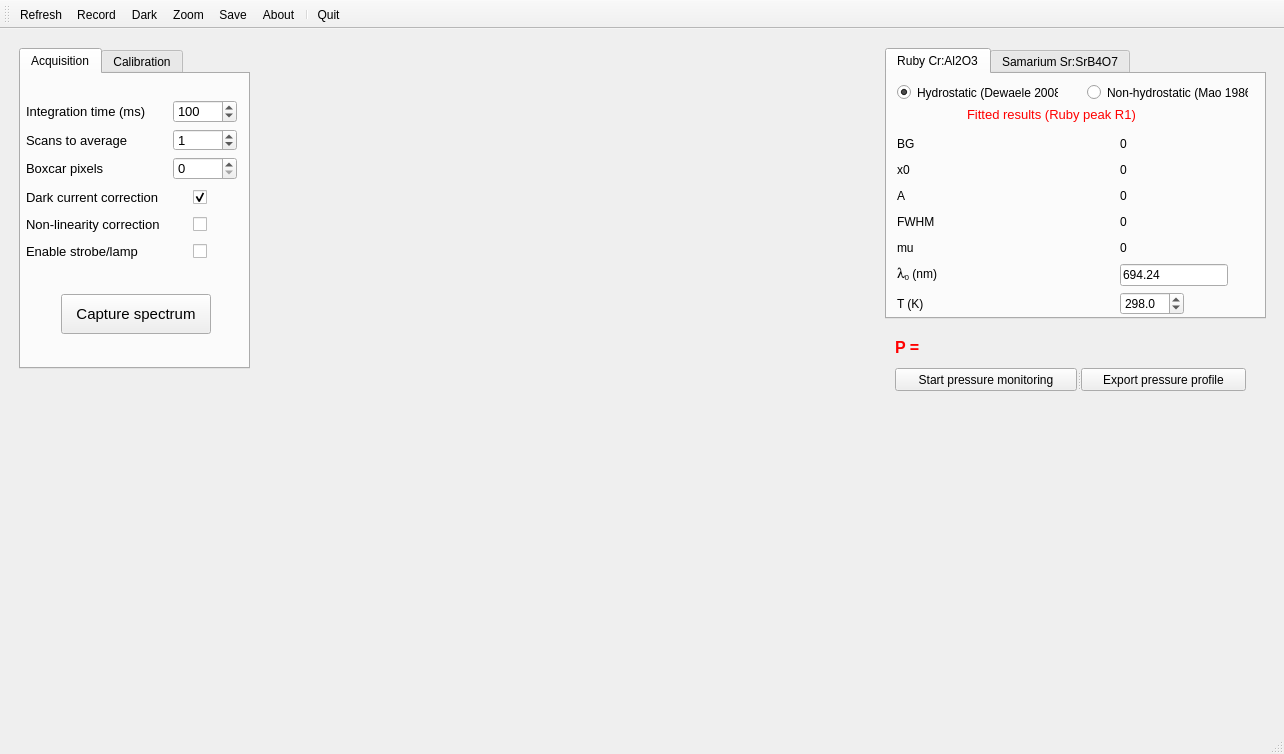
<?xml version="1.0" encoding="UTF-8"?>
<ui version="4.0">
 <class>MainWindow</class>
 <widget class="QMainWindow" name="MainWindow">
  <property name="geometry">
   <rect>
    <x>0</x>
    <y>0</y>
    <width>1284</width>
    <height>754</height>
   </rect>
  </property>
  <property name="windowTitle">
   <string>Ocean Optics Spectrometer - </string>
  </property>
  <property name="windowIcon">
   <iconset>
    <normaloff>icons/OceanDAC.png</normaloff>icons/OceanDAC.png</iconset>
  </property>
  <widget class="QWidget" name="centralwidget">
   <layout class="QGridLayout" name="gridLayout_4">
    <item row="0" column="0">
     <widget class="QWidget" name="widget" native="true">
      <property name="sizePolicy">
       <sizepolicy hsizetype="Fixed" vsizetype="Expanding">
        <horstretch>0</horstretch>
        <verstretch>0</verstretch>
       </sizepolicy>
      </property>
      <property name="minimumSize">
       <size>
        <width>250</width>
        <height>0</height>
       </size>
      </property>
      <widget class="QTabWidget" name="tabWidget">
       <property name="geometry">
        <rect>
         <x>10</x>
         <y>10</y>
         <width>231</width>
         <height>321</height>
        </rect>
       </property>
       <property name="sizePolicy">
        <sizepolicy hsizetype="Fixed" vsizetype="MinimumExpanding">
         <horstretch>0</horstretch>
         <verstretch>0</verstretch>
        </sizepolicy>
       </property>
       <property name="minimumSize">
        <size>
         <width>231</width>
         <height>0</height>
        </size>
       </property>
       <property name="currentIndex">
        <number>0</number>
       </property>
       <widget class="QWidget" name="tab">
        <attribute name="title">
         <string>Acquisition</string>
        </attribute>
        <widget class="QPushButton" name="acquisition_btn">
         <property name="geometry">
          <rect>
           <x>40</x>
           <y>220</y>
           <width>150</width>
           <height>40</height>
          </rect>
         </property>
         <property name="sizePolicy">
          <sizepolicy hsizetype="Fixed" vsizetype="Fixed">
           <horstretch>0</horstretch>
           <verstretch>0</verstretch>
          </sizepolicy>
         </property>
         <property name="minimumSize">
          <size>
           <width>150</width>
           <height>40</height>
          </size>
         </property>
         <property name="font">
          <font>
           <pointsize>11</pointsize>
          </font>
         </property>
         <property name="toolTip">
          <string>Capture single ruby spectrum and calculate the pressure.</string>
         </property>
         <property name="text">
          <string>Capture spectrum</string>
         </property>
        </widget>
        <widget class="QWidget" name="layoutWidget">
         <property name="geometry">
          <rect>
           <x>5</x>
           <y>26</y>
           <width>211</width>
           <height>80</height>
          </rect>
         </property>
         <layout class="QGridLayout" name="gridLayout">
          <item row="0" column="0">
           <widget class="QLabel" name="label_2">
            <property name="font">
             <font>
              <pointsize>10</pointsize>
             </font>
            </property>
            <property name="text">
             <string>Integration time (ms)</string>
            </property>
           </widget>
          </item>
          <item row="0" column="1">
           <widget class="QSpinBox" name="acq_int_time_btn">
            <property name="sizePolicy">
             <sizepolicy hsizetype="Fixed" vsizetype="Fixed">
              <horstretch>0</horstretch>
              <verstretch>0</verstretch>
             </sizepolicy>
            </property>
            <property name="minimumSize">
             <size>
              <width>60</width>
              <height>20</height>
             </size>
            </property>
            <property name="font">
             <font>
              <pointsize>10</pointsize>
             </font>
            </property>
            <property name="layoutDirection">
             <enum>Qt::LeftToRight</enum>
            </property>
            <property name="alignment">
             <set>Qt::AlignLeading|Qt::AlignLeft|Qt::AlignVCenter</set>
            </property>
            <property name="maximum">
             <number>99999</number>
            </property>
            <property name="value">
             <number>100</number>
            </property>
           </widget>
          </item>
          <item row="1" column="0">
           <widget class="QLabel" name="label_3">
            <property name="font">
             <font>
              <pointsize>10</pointsize>
             </font>
            </property>
            <property name="text">
             <string>Scans to average</string>
            </property>
           </widget>
          </item>
          <item row="1" column="1">
           <widget class="QSpinBox" name="acq_avg_scan_btn">
            <property name="sizePolicy">
             <sizepolicy hsizetype="Fixed" vsizetype="Fixed">
              <horstretch>0</horstretch>
              <verstretch>0</verstretch>
             </sizepolicy>
            </property>
            <property name="minimumSize">
             <size>
              <width>60</width>
              <height>20</height>
             </size>
            </property>
            <property name="font">
             <font>
              <pointsize>10</pointsize>
             </font>
            </property>
            <property name="maximum">
             <number>99999</number>
            </property>
            <property name="value">
             <number>1</number>
            </property>
           </widget>
          </item>
          <item row="2" column="0">
           <widget class="QLabel" name="label_4">
            <property name="font">
             <font>
              <pointsize>10</pointsize>
             </font>
            </property>
            <property name="text">
             <string>Boxcar pixels</string>
            </property>
           </widget>
          </item>
          <item row="2" column="1">
           <widget class="QSpinBox" name="acq_boxcar_btn">
            <property name="sizePolicy">
             <sizepolicy hsizetype="Fixed" vsizetype="Fixed">
              <horstretch>0</horstretch>
              <verstretch>0</verstretch>
             </sizepolicy>
            </property>
            <property name="minimumSize">
             <size>
              <width>60</width>
              <height>20</height>
             </size>
            </property>
            <property name="font">
             <font>
              <pointsize>10</pointsize>
             </font>
            </property>
            <property name="maximum">
             <number>99999</number>
            </property>
           </widget>
          </item>
         </layout>
        </widget>
        <widget class="QWidget" name="layoutWidget">
         <property name="geometry">
          <rect>
           <x>5</x>
           <y>110</y>
           <width>181</width>
           <height>81</height>
          </rect>
         </property>
         <layout class="QGridLayout" name="gridLayout_6">
          <item row="0" column="0">
           <widget class="QLabel" name="label_5">
            <property name="font">
             <font>
              <pointsize>10</pointsize>
             </font>
            </property>
            <property name="text">
             <string>Dark current correction</string>
            </property>
           </widget>
          </item>
          <item row="0" column="1">
           <widget class="QCheckBox" name="acq_darkcorr_btn">
            <property name="sizePolicy">
             <sizepolicy hsizetype="Fixed" vsizetype="Fixed">
              <horstretch>0</horstretch>
              <verstretch>0</verstretch>
             </sizepolicy>
            </property>
            <property name="text">
             <string/>
            </property>
            <property name="checked">
             <bool>true</bool>
            </property>
           </widget>
          </item>
          <item row="1" column="0">
           <widget class="QLabel" name="label_6">
            <property name="font">
             <font>
              <pointsize>10</pointsize>
             </font>
            </property>
            <property name="text">
             <string>Non-linearity correction</string>
            </property>
           </widget>
          </item>
          <item row="1" column="1">
           <widget class="QCheckBox" name="acq_nonlinear_btn">
            <property name="sizePolicy">
             <sizepolicy hsizetype="Fixed" vsizetype="Fixed">
              <horstretch>0</horstretch>
              <verstretch>0</verstretch>
             </sizepolicy>
            </property>
            <property name="text">
             <string/>
            </property>
           </widget>
          </item>
          <item row="2" column="0">
           <widget class="QLabel" name="label_7">
            <property name="font">
             <font>
              <pointsize>10</pointsize>
             </font>
            </property>
            <property name="text">
             <string>Enable strobe/lamp</string>
            </property>
           </widget>
          </item>
          <item row="2" column="1">
           <widget class="QCheckBox" name="acq_strobeLamp_btn">
            <property name="sizePolicy">
             <sizepolicy hsizetype="Fixed" vsizetype="Fixed">
              <horstretch>0</horstretch>
              <verstretch>0</verstretch>
             </sizepolicy>
            </property>
            <property name="text">
             <string/>
            </property>
           </widget>
          </item>
         </layout>
        </widget>
       </widget>
       <widget class="QWidget" name="tab_2">
        <attribute name="title">
         <string>Calibration</string>
        </attribute>
        <widget class="QPushButton" name="calib_action_btn">
         <property name="geometry">
          <rect>
           <x>10</x>
           <y>220</y>
           <width>200</width>
           <height>40</height>
          </rect>
         </property>
         <property name="sizePolicy">
          <sizepolicy hsizetype="Fixed" vsizetype="Fixed">
           <horstretch>0</horstretch>
           <verstretch>0</verstretch>
          </sizepolicy>
         </property>
         <property name="minimumSize">
          <size>
           <width>200</width>
           <height>40</height>
          </size>
         </property>
         <property name="font">
          <font>
           <pointsize>12</pointsize>
          </font>
         </property>
         <property name="text">
          <string>Click to calibrate</string>
         </property>
        </widget>
        <widget class="QWidget" name="layoutWidget">
         <property name="geometry">
          <rect>
           <x>2</x>
           <y>22</y>
           <width>221</width>
           <height>158</height>
          </rect>
         </property>
         <layout class="QGridLayout" name="gridLayout_5">
          <property name="verticalSpacing">
           <number>15</number>
          </property>
          <item row="0" column="0">
           <widget class="QPushButton" name="calib_export_calib_btn">
            <property name="sizePolicy">
             <sizepolicy hsizetype="Fixed" vsizetype="Fixed">
              <horstretch>0</horstretch>
              <verstretch>0</verstretch>
             </sizepolicy>
            </property>
            <property name="minimumSize">
             <size>
              <width>200</width>
              <height>22</height>
             </size>
            </property>
            <property name="font">
             <font>
              <pointsize>10</pointsize>
             </font>
            </property>
            <property name="text">
             <string>Export current calibration</string>
            </property>
           </widget>
          </item>
          <item row="1" column="0">
           <widget class="QPushButton" name="calib_import_calib_btn">
            <property name="sizePolicy">
             <sizepolicy hsizetype="Fixed" vsizetype="Fixed">
              <horstretch>0</horstretch>
              <verstretch>0</verstretch>
             </sizepolicy>
            </property>
            <property name="minimumSize">
             <size>
              <width>200</width>
              <height>0</height>
             </size>
            </property>
            <property name="font">
             <font>
              <pointsize>10</pointsize>
             </font>
            </property>
            <property name="text">
             <string>Import calibration</string>
            </property>
           </widget>
          </item>
          <item row="2" column="0">
           <layout class="QHBoxLayout" name="horizontalLayout">
            <item>
             <widget class="QLabel" name="label_8">
              <property name="sizePolicy">
               <sizepolicy hsizetype="Fixed" vsizetype="Fixed">
                <horstretch>0</horstretch>
                <verstretch>0</verstretch>
               </sizepolicy>
              </property>
              <property name="font">
               <font>
                <pointsize>10</pointsize>
               </font>
              </property>
              <property name="text">
               <string>Peaks detection threshold</string>
              </property>
             </widget>
            </item>
            <item>
             <widget class="QDoubleSpinBox" name="calib_threshold_entry">
              <property name="sizePolicy">
               <sizepolicy hsizetype="Fixed" vsizetype="Fixed">
                <horstretch>0</horstretch>
                <verstretch>0</verstretch>
               </sizepolicy>
              </property>
              <property name="minimumSize">
               <size>
                <width>50</width>
                <height>21</height>
               </size>
              </property>
              <property name="font">
               <font>
                <pointsize>10</pointsize>
               </font>
              </property>
              <property name="maximum">
               <double>1.000000000000000</double>
              </property>
              <property name="singleStep">
               <double>0.100000000000000</double>
              </property>
              <property name="value">
               <double>0.150000000000000</double>
              </property>
             </widget>
            </item>
           </layout>
          </item>
          <item row="3" column="0">
           <widget class="QPushButton" name="calib_fit_btn">
            <property name="sizePolicy">
             <sizepolicy hsizetype="Fixed" vsizetype="Fixed">
              <horstretch>0</horstretch>
              <verstretch>0</verstretch>
             </sizepolicy>
            </property>
            <property name="minimumSize">
             <size>
              <width>200</width>
              <height>0</height>
             </size>
            </property>
            <property name="font">
             <font>
              <pointsize>10</pointsize>
             </font>
            </property>
            <property name="text">
             <string>Capture Neon spectrum</string>
            </property>
           </widget>
          </item>
         </layout>
        </widget>
       </widget>
      </widget>
     </widget>
    </item>
    <item row="0" column="1">
     <widget class="QWidget" name="fig_box" native="true">
      <property name="sizePolicy">
       <sizepolicy hsizetype="Expanding" vsizetype="Expanding">
        <horstretch>0</horstretch>
        <verstretch>0</verstretch>
       </sizepolicy>
      </property>
      <layout class="QVBoxLayout" name="fig_box_layout"/>
     </widget>
    </item>
    <item row="0" column="2">
     <widget class="QWidget" name="widget_3" native="true">
      <property name="sizePolicy">
       <sizepolicy hsizetype="Fixed" vsizetype="Expanding">
        <horstretch>0</horstretch>
        <verstretch>0</verstretch>
       </sizepolicy>
      </property>
      <property name="minimumSize">
       <size>
        <width>400</width>
        <height>0</height>
       </size>
      </property>
      <widget class="QTabWidget" name="gauge_selection_window">
       <property name="geometry">
        <rect>
         <x>10</x>
         <y>10</y>
         <width>381</width>
         <height>271</height>
        </rect>
       </property>
       <property name="sizePolicy">
        <sizepolicy hsizetype="Fixed" vsizetype="Fixed">
         <horstretch>0</horstretch>
         <verstretch>0</verstretch>
        </sizepolicy>
       </property>
       <property name="currentIndex">
        <number>0</number>
       </property>
       <widget class="QWidget" name="tab_3">
        <attribute name="title">
         <string>Ruby Cr:Al2O3</string>
        </attribute>
        <widget class="QRadioButton" name="ruby_hydro_btn">
         <property name="geometry">
          <rect>
           <x>10</x>
           <y>10</y>
           <width>161</width>
           <height>17</height>
          </rect>
         </property>
         <property name="text">
          <string>Hydrostatic (Dewaele 2008)</string>
         </property>
         <property name="checked">
          <bool>true</bool>
         </property>
         <attribute name="buttonGroup">
          <string notr="true">rubyBtnGroup</string>
         </attribute>
        </widget>
        <widget class="QRadioButton" name="ruby_non_hydro_btn">
         <property name="geometry">
          <rect>
           <x>200</x>
           <y>10</y>
           <width>161</width>
           <height>17</height>
          </rect>
         </property>
         <property name="text">
          <string>Non-hydrostatic (Mao 1986)</string>
         </property>
         <attribute name="buttonGroup">
          <string notr="true">rubyBtnGroup</string>
         </attribute>
        </widget>
        <widget class="QLabel" name="label_9">
         <property name="geometry">
          <rect>
           <x>80</x>
           <y>30</y>
           <width>181</width>
           <height>21</height>
          </rect>
         </property>
         <property name="font">
          <font>
           <pointsize>10</pointsize>
          </font>
         </property>
         <property name="text">
          <string>&lt;html&gt;&lt;head/&gt;&lt;body&gt;&lt;p&gt;&lt;span style=&quot; color:#ff0000;&quot;&gt;Fitted results (Ruby peak R1)&lt;/span&gt;&lt;/p&gt;&lt;/body&gt;&lt;/html&gt;</string>
         </property>
        </widget>
        <widget class="QWidget" name="layoutWidget">
         <property name="geometry">
          <rect>
           <x>10</x>
           <y>60</y>
           <width>331</width>
           <height>181</height>
          </rect>
         </property>
         <layout class="QGridLayout" name="gridLayout_2">
          <property name="verticalSpacing">
           <number>6</number>
          </property>
          <item row="6" column="0">
           <widget class="QLabel" name="label_21">
            <property name="text">
             <string>T (K)</string>
            </property>
           </widget>
          </item>
          <item row="3" column="0">
           <widget class="QLabel" name="label_13">
            <property name="text">
             <string>FWHM</string>
            </property>
           </widget>
          </item>
          <item row="0" column="1">
           <widget class="QLabel" name="fitted_y0">
            <property name="text">
             <string>0</string>
            </property>
           </widget>
          </item>
          <item row="2" column="0">
           <widget class="QLabel" name="label_12">
            <property name="text">
             <string>A</string>
            </property>
           </widget>
          </item>
          <item row="1" column="0">
           <widget class="QLabel" name="label_11">
            <property name="text">
             <string>x0</string>
            </property>
           </widget>
          </item>
          <item row="3" column="1">
           <widget class="QLabel" name="fitted_w">
            <property name="text">
             <string>0</string>
            </property>
           </widget>
          </item>
          <item row="4" column="0">
           <widget class="QLabel" name="label_14">
            <property name="text">
             <string>mu</string>
            </property>
           </widget>
          </item>
          <item row="5" column="1">
           <widget class="QLineEdit" name="ruby_lambda0_btn">
            <property name="sizePolicy">
             <sizepolicy hsizetype="Fixed" vsizetype="Fixed">
              <horstretch>0</horstretch>
              <verstretch>0</verstretch>
             </sizepolicy>
            </property>
            <property name="minimumSize">
             <size>
              <width>61</width>
              <height>21</height>
             </size>
            </property>
            <property name="text">
             <string>694.24</string>
            </property>
           </widget>
          </item>
          <item row="5" column="0">
           <widget class="QLabel" name="label_20">
            <property name="font">
             <font>
              <family>MS Shell Dlg 2</family>
             </font>
            </property>
            <property name="text">
             <string>&lt;html&gt;&lt;head/&gt;&lt;body&gt;&lt;p&gt;&lt;font face=&quot;Symbol&quot;&gt;&lt;font size=&quot;+1&quot;&gt;l&lt;/font&gt;&lt;/font&gt;&lt;sub&gt;0&lt;/sub&gt; (nm)&lt;/p&gt;&lt;/body&gt;&lt;/html&gt;</string>
            </property>
           </widget>
          </item>
          <item row="0" column="0">
           <widget class="QLabel" name="label_10">
            <property name="text">
             <string>BG</string>
            </property>
           </widget>
          </item>
          <item row="1" column="1">
           <widget class="QLabel" name="fitted_xc">
            <property name="text">
             <string>0</string>
            </property>
           </widget>
          </item>
          <item row="2" column="1">
           <widget class="QLabel" name="fitted_A">
            <property name="text">
             <string>0</string>
            </property>
           </widget>
          </item>
          <item row="6" column="1">
           <widget class="QDoubleSpinBox" name="temp_spin_btn">
            <property name="sizePolicy">
             <sizepolicy hsizetype="Fixed" vsizetype="Fixed">
              <horstretch>0</horstretch>
              <verstretch>0</verstretch>
             </sizepolicy>
            </property>
            <property name="minimumSize">
             <size>
              <width>61</width>
              <height>21</height>
             </size>
            </property>
            <property name="decimals">
             <number>1</number>
            </property>
            <property name="maximum">
             <double>1000.000000000000000</double>
            </property>
            <property name="value">
             <double>298.000000000000000</double>
            </property>
           </widget>
          </item>
          <item row="4" column="1">
           <widget class="QLabel" name="fitted_mu">
            <property name="text">
             <string>0</string>
            </property>
           </widget>
          </item>
         </layout>
        </widget>
       </widget>
       <widget class="QWidget" name="tab_4">
        <attribute name="title">
         <string>Samarium Sr:SrB4O7</string>
        </attribute>
        <widget class="QRadioButton" name="Samarium_non_hydro_btn">
         <property name="geometry">
          <rect>
           <x>210</x>
           <y>10</y>
           <width>161</width>
           <height>17</height>
          </rect>
         </property>
         <property name="text">
          <string>Non-hydrostatic (Jing 2013)</string>
         </property>
         <attribute name="buttonGroup">
          <string notr="true">samariumBtnGroup</string>
         </attribute>
        </widget>
        <widget class="QLabel" name="label_22">
         <property name="geometry">
          <rect>
           <x>80</x>
           <y>30</y>
           <width>181</width>
           <height>21</height>
          </rect>
         </property>
         <property name="font">
          <font>
           <pointsize>10</pointsize>
          </font>
         </property>
         <property name="text">
          <string>&lt;html&gt;&lt;head/&gt;&lt;body&gt;&lt;p&gt;&lt;span style=&quot; color:#ff0000;&quot;&gt;Fitted results (Samarium peak)&lt;/span&gt;&lt;/p&gt;&lt;/body&gt;&lt;/html&gt;</string>
         </property>
        </widget>
        <widget class="QWidget" name="layoutWidget">
         <property name="geometry">
          <rect>
           <x>10</x>
           <y>60</y>
           <width>331</width>
           <height>181</height>
          </rect>
         </property>
         <layout class="QGridLayout" name="gridLayout_3">
          <property name="verticalSpacing">
           <number>6</number>
          </property>
          <item row="0" column="1">
           <widget class="QLabel" name="sum_fitted_y0">
            <property name="text">
             <string>0</string>
            </property>
           </widget>
          </item>
          <item row="2" column="0">
           <widget class="QLabel" name="label_27">
            <property name="text">
             <string>A</string>
            </property>
           </widget>
          </item>
          <item row="1" column="1">
           <widget class="QLabel" name="sum_fitted_xc">
            <property name="text">
             <string>0</string>
            </property>
           </widget>
          </item>
          <item row="2" column="1">
           <widget class="QLabel" name="sum_fitted_A">
            <property name="text">
             <string>0</string>
            </property>
           </widget>
          </item>
          <item row="4" column="1">
           <widget class="QLabel" name="sum_fitted_mu">
            <property name="text">
             <string>0</string>
            </property>
           </widget>
          </item>
          <item row="3" column="0">
           <widget class="QLabel" name="label_29">
            <property name="text">
             <string>FWHM</string>
            </property>
           </widget>
          </item>
          <item row="1" column="0">
           <widget class="QLabel" name="label_25">
            <property name="text">
             <string>x0</string>
            </property>
           </widget>
          </item>
          <item row="4" column="0">
           <widget class="QLabel" name="label_31">
            <property name="text">
             <string>mu</string>
            </property>
           </widget>
          </item>
          <item row="3" column="1">
           <widget class="QLabel" name="sum_fitted_w">
            <property name="text">
             <string>0</string>
            </property>
           </widget>
          </item>
          <item row="0" column="0">
           <widget class="QLabel" name="label_23">
            <property name="text">
             <string>BG</string>
            </property>
           </widget>
          </item>
          <item row="5" column="0">
           <widget class="QLabel" name="label_33">
            <property name="font">
             <font>
              <family>MS Shell Dlg 2</family>
             </font>
            </property>
            <property name="text">
             <string>&lt;html&gt;&lt;head/&gt;&lt;body&gt;&lt;p&gt;&lt;font face=&quot;Symbol&quot;&gt;&lt;font size=&quot;+1&quot;&gt;l&lt;/font&gt;&lt;/font&gt;&lt;sub&gt;0&lt;/sub&gt; (nm)&lt;/p&gt;&lt;/body&gt;&lt;/html&gt;</string>
            </property>
           </widget>
          </item>
          <item row="5" column="1">
           <widget class="QLineEdit" name="Samarium_lambda0_btn">
            <property name="sizePolicy">
             <sizepolicy hsizetype="Fixed" vsizetype="Fixed">
              <horstretch>0</horstretch>
              <verstretch>0</verstretch>
             </sizepolicy>
            </property>
            <property name="minimumSize">
             <size>
              <width>61</width>
              <height>21</height>
             </size>
            </property>
            <property name="text">
             <string>685.51</string>
            </property>
           </widget>
          </item>
         </layout>
        </widget>
        <widget class="QRadioButton" name="Samarium_hydro_btn">
         <property name="geometry">
          <rect>
           <x>10</x>
           <y>10</y>
           <width>171</width>
           <height>17</height>
          </rect>
         </property>
         <property name="text">
          <string>Hydrostatic (Rashchenko 2015)</string>
         </property>
         <property name="checked">
          <bool>true</bool>
         </property>
         <attribute name="buttonGroup">
          <string notr="true">samariumBtnGroup</string>
         </attribute>
        </widget>
       </widget>
      </widget>
      <widget class="QLabel" name="pressure_txt">
       <property name="geometry">
        <rect>
         <x>20</x>
         <y>300</y>
         <width>251</width>
         <height>20</height>
        </rect>
       </property>
       <property name="sizePolicy">
        <sizepolicy hsizetype="Preferred" vsizetype="Fixed">
         <horstretch>0</horstretch>
         <verstretch>0</verstretch>
        </sizepolicy>
       </property>
       <property name="minimumSize">
        <size>
         <width>250</width>
         <height>20</height>
        </size>
       </property>
       <property name="font">
        <font>
         <pointsize>12</pointsize>
         <weight>75</weight>
         <bold>true</bold>
        </font>
       </property>
       <property name="text">
        <string>&lt;p&gt;&lt;span style=&quot; color:#ff0000;&quot;&gt;P =&lt;/span&gt;&lt;/p&gt;</string>
       </property>
      </widget>
      <widget class="QWidget" name="pressure_monitor" native="true">
       <property name="geometry">
        <rect>
         <x>0</x>
         <y>360</y>
         <width>401</width>
         <height>311</height>
        </rect>
       </property>
       <property name="sizePolicy">
        <sizepolicy hsizetype="Fixed" vsizetype="Fixed">
         <horstretch>0</horstretch>
         <verstretch>0</verstretch>
        </sizepolicy>
       </property>
       <layout class="QVBoxLayout" name="pressure_monitor_layout"/>
      </widget>
      <widget class="QSplitter" name="splitter">
       <property name="geometry">
        <rect>
         <x>20</x>
         <y>330</y>
         <width>351</width>
         <height>23</height>
        </rect>
       </property>
       <property name="orientation">
        <enum>Qt::Horizontal</enum>
       </property>
       <widget class="QPushButton" name="monitor_pressure_btn">
        <property name="sizePolicy">
         <sizepolicy hsizetype="Fixed" vsizetype="Fixed">
          <horstretch>0</horstretch>
          <verstretch>0</verstretch>
         </sizepolicy>
        </property>
        <property name="text">
         <string>Start pressure monitoring</string>
        </property>
        <property name="checkable">
         <bool>true</bool>
        </property>
       </widget>
       <widget class="QPushButton" name="export_pressure_btn">
        <property name="sizePolicy">
         <sizepolicy hsizetype="Fixed" vsizetype="Fixed">
          <horstretch>0</horstretch>
          <verstretch>0</verstretch>
         </sizepolicy>
        </property>
        <property name="text">
         <string>Export pressure profile</string>
        </property>
       </widget>
      </widget>
     </widget>
    </item>
   </layout>
  </widget>
  <widget class="QStatusBar" name="statusbar">
   <property name="sizePolicy">
    <sizepolicy hsizetype="Expanding" vsizetype="Fixed">
     <horstretch>0</horstretch>
     <verstretch>0</verstretch>
    </sizepolicy>
   </property>
   <property name="minimumSize">
    <size>
     <width>0</width>
     <height>30</height>
    </size>
   </property>
  </widget>
  <widget class="QToolBar" name="toolBar">
   <property name="acceptDrops">
    <bool>true</bool>
   </property>
   <property name="windowTitle">
    <string>toolBar</string>
   </property>
   <property name="allowedAreas">
    <set>Qt::AllToolBarAreas</set>
   </property>
   <attribute name="toolBarArea">
    <enum>TopToolBarArea</enum>
   </attribute>
   <attribute name="toolBarBreak">
    <bool>false</bool>
   </attribute>
   <addaction name="actionRefresh"/>
   <addaction name="actionRecord"/>
   <addaction name="actionDark"/>
   <addaction name="actionZoom"/>
   <addaction name="actionSave"/>
   <addaction name="actionAbout"/>
   <addaction name="separator"/>
   <addaction name="actionQuit"/>
  </widget>
  <action name="actionRefresh">
   <property name="icon">
    <iconset>
     <normaloff>icons/Button-Refresh-icon.png</normaloff>icons/Button-Refresh-icon.png</iconset>
   </property>
   <property name="text">
    <string>Refresh</string>
   </property>
   <property name="toolTip">
    <string>Reload Spectrometer hardware</string>
   </property>
   <property name="priority">
    <enum>QAction::HighPriority</enum>
   </property>
  </action>
  <action name="actionRecord">
   <property name="checkable">
    <bool>false</bool>
   </property>
   <property name="icon">
    <iconset>
     <normaloff>icons/Button-Blank-Green-icon.png</normaloff>icons/Button-Blank-Green-icon.png</iconset>
   </property>
   <property name="text">
    <string>Record</string>
   </property>
   <property name="toolTip">
    <string>Record spectrum continuously</string>
   </property>
   <property name="priority">
    <enum>QAction::HighPriority</enum>
   </property>
  </action>
  <action name="actionDark">
   <property name="icon">
    <iconset>
     <normaloff>icons/Button-Blank-Gray-icon.png</normaloff>icons/Button-Blank-Gray-icon.png</iconset>
   </property>
   <property name="text">
    <string>Dark</string>
   </property>
   <property name="toolTip">
    <string>Dark signal subtraction</string>
   </property>
   <property name="priority">
    <enum>QAction::NormalPriority</enum>
   </property>
  </action>
  <action name="actionZoom">
   <property name="checkable">
    <bool>false</bool>
   </property>
   <property name="icon">
    <iconset>
     <normaloff>icons/Perspective-Button-Search-icon.png</normaloff>icons/Perspective-Button-Search-icon.png</iconset>
   </property>
   <property name="text">
    <string>Zoom</string>
   </property>
   <property name="toolTip">
    <string>Automatic rescale of the spectrum</string>
   </property>
   <property name="priority">
    <enum>QAction::NormalPriority</enum>
   </property>
  </action>
  <action name="actionSave">
   <property name="icon">
    <iconset>
     <normaloff>icons/Button-Download-icon-2.png</normaloff>icons/Button-Download-icon-2.png</iconset>
   </property>
   <property name="text">
    <string>Save</string>
   </property>
   <property name="toolTip">
    <string>Save current spectrum to file</string>
   </property>
   <property name="priority">
    <enum>QAction::NormalPriority</enum>
   </property>
  </action>
  <action name="actionAbout">
   <property name="icon">
    <iconset>
     <normaloff>icons/Button-Info-icon.png</normaloff>icons/Button-Info-icon.png</iconset>
   </property>
   <property name="text">
    <string>About</string>
   </property>
   <property name="toolTip">
    <string>About this program</string>
   </property>
   <property name="priority">
    <enum>QAction::NormalPriority</enum>
   </property>
  </action>
  <action name="actionQuit">
   <property name="icon">
    <iconset>
     <normaloff>icons/Button-exit-icon.png</normaloff>icons/Button-exit-icon.png</iconset>
   </property>
   <property name="text">
    <string>Quit</string>
   </property>
   <property name="toolTip">
    <string>Exit the application</string>
   </property>
  </action>
 </widget>
 <resources/>
 <connections/>
 <buttongroups>
  <buttongroup name="samariumBtnGroup"/>
  <buttongroup name="rubyBtnGroup"/>
 </buttongroups>
</ui>
